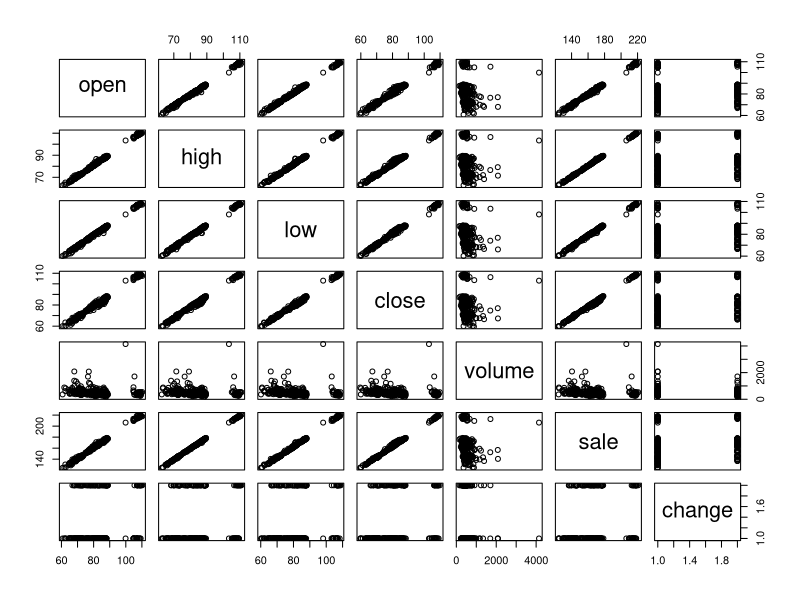

Write R code to recreate this figure. (Note: this script raises an error after producing the figure.)
## ---- chunk 1
knitr::opts_chunk$set(echo = TRUE)
library(e1071)
## ---- chunk 2
tgtData = read.csv('TGT.csv')
attach(tgtData)
# set up data frame
tgtDataFrame = data.frame(open=price.open, high=price.high,
        low=price.low, close=price.adjusted,volume= volume/10000,sale=sale.price,change = direction)
head(tgtDataFrame)
tail(tgtDataFrame)
remove(tgtData)

## ---- chunk 3
levels(direction)
plot(tgtDataFrame)
## ---- chunk 4
x <- subset(tgtDataFrame[1:231,], select = -change)
y <- tgtDataFrame[1:231,]$change

model_test<- svm(x,y) 

print(model_test)
summary(model_test)
## ---- chunk 5
pred <- predict(model_test, x)

# Check accuracy:
table(pred, y)


## ---- chunk 6
# compute decision values and probabilities:
pred <- predict(model_test, x, decision.values = TRUE)
attr(pred, "decision.values")[1:7,]

# visualize (classes by color, SV by crosses):
plot(cmdscale(dist(tgtDataFrame[,-7])),
     col = as.integer(tgtDataFrame[,7]),xlab="normalized X", ylab = "$ change",
     pch = c("o","+")[1:200 %in% model_test$index + 1])
legend('bottomleft',c('data','prediction'),pch=c('0','+'))
grid()



     
## ---- chunk 7
pctTrain=0.66
#nObs = length(x[,1])
nObs=231
nTrain = round(pctTrain*nObs,0)
TrainSetIndex = 1:nTrain



# or ?
#scramble=sample(1:nObs)
#TrainSetIndex=scramble[1:nTrain]
#TestSetIndex= scramble[(nTrain+1):nObs]
## ---- chunk 8
# first the training set

XtrainSet = tgtDataFrame[TrainSetIndex,-7]
YtrainSet = tgtDataFrame$change[TrainSetIndex]
## ---- chunk 9
model_train<- svm(XtrainSet, YtrainSet) 
print(model_train)
summary(model_train)
## ---- chunk 10
XtestSet = tgtDataFrame[(nTrain:nObs),-7]
YtestSet = tgtDataFrame$change[nTrain:nObs]
## ---- chunk 11
pred2 <- predict(model_train, XtestSet)
# And the accuracy..

table(pred2, YtestSet)
## ---- chunk 12
stockTuned <- tune.svm(XtrainSet, YtrainSet, gamma = 2^(-1:1), cost = 2^(-1:6))

summary(stockTuned)
plot(stockTuned)
## ---- chunk 13
#use optimized parameters... 
model_tuned <- svm(XtrainSet, YtrainSet, gamma=0.5, cost=2) 

print(model_tuned)
summary(model_tuned)
## ---- chunk 14
pred3 <- predict(model_tuned, XtestSet)
# And the accuracy..

table(pred3, YtestSet)

## ---- chunk 15
pred= predict(model_tuned,XtestSet,decision.values = TRUE)
attr(pred,"decision.values")[1:20,]
## ---- chunk 16
plot(cmdscale(dist(XtestSet)),
     col = as.integer(YtestSet),xlab="normalized X", ylab = "$ change",
     pch = c("o","+")[1:200 %in% model_tuned$index + 1],xlim = c(-200,500))
legend('bottomright',c('data','prediction'),pch=c('0','+'))
grid()
## ---- chunk 17
XtrainSet2 = tgtDataFrame[232:247,-7]
YtrainSet2=tgtDataFrame$change[232:247]


pred4 <- predict(model_tuned, XtrainSet2)

table(pred4,YtrainSet2)


## ---- chunk 18
knitr::include_graphics("TGT Price Graph.jpeg")
## ---- chunk 19
table(pred2, YtestSet)
## ---- chunk 20
table(pred3, YtestSet)
## ---- chunk 21
table(pred4,YtrainSet2)
